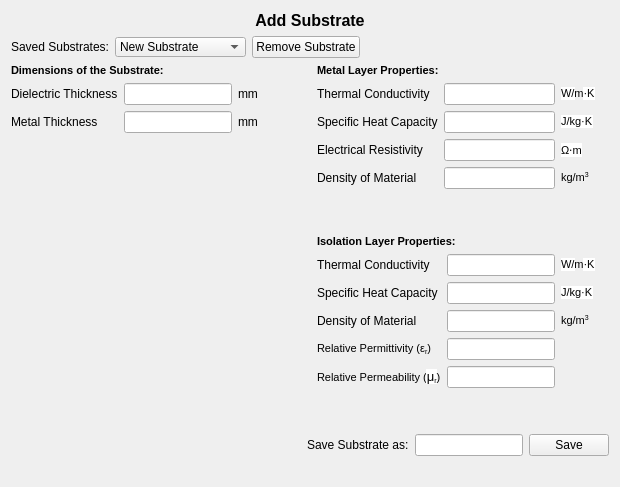
  <widget class="QWizardPage" name="wizardPage6">
   <layout class="QGridLayout" name="gridLayout_6">
    <item row="0" column="0">
     <layout class="QVBoxLayout" name="verticalLayout_6">
      <item>
       <widget class="QLabel" name="SubstrateHeader">
        <property name="text">
         <string>&lt;!DOCTYPE HTML PUBLIC &quot;-//W3C//DTD HTML 4.0//EN&quot; &quot;http://www.w3.org/TR/REC-html40/strict.dtd&quot;&gt;
&lt;html&gt;&lt;head&gt;&lt;meta name=&quot;qrichtext&quot; content=&quot;1&quot; /&gt;&lt;style type=&quot;text/css&quot;&gt;
p, li { white-space: pre-wrap; }
&lt;/style&gt;&lt;/head&gt;&lt;body style=&quot; font-family:'MS Shell Dlg 2'; font-size:8.25pt; font-weight:400; font-style:normal;&quot;&gt;
&lt;p align=&quot;center&quot; style=&quot; margin-top:0px; margin-bottom:0px; margin-left:0px; margin-right:0px; -qt-block-indent:0; text-indent:0px;&quot;&gt;&lt;span style=&quot; font-size:12pt; font-weight:600;&quot;&gt;Add Substrate&lt;/span&gt;&lt;/p&gt;&lt;/body&gt;&lt;/html&gt;</string>
        </property>
       </widget>
      </item>
      <item>
       <layout class="QHBoxLayout" name="horizontalLayout_6">
        <item>
         <widget class="QLabel" name="SubstrateListLabel">
          <property name="sizePolicy">
           <sizepolicy hsizetype="Fixed" vsizetype="Fixed">
            <horstretch>0</horstretch>
            <verstretch>0</verstretch>
           </sizepolicy>
          </property>
          <property name="text">
           <string>Saved Substrates:</string>
          </property>
         </widget>
        </item>
        <item>
         <widget class="QComboBox" name="SubstrateList">
          <property name="sizePolicy">
           <sizepolicy hsizetype="Fixed" vsizetype="Fixed">
            <horstretch>0</horstretch>
            <verstretch>0</verstretch>
           </sizepolicy>
          </property>
          <property name="minimumSize">
           <size>
            <width>131</width>
            <height>20</height>
           </size>
          </property>
          <property name="maximumSize">
           <size>
            <width>131</width>
            <height>20</height>
           </size>
          </property>
          <item>
           <property name="text">
            <string>New Substrate</string>
           </property>
          </item>
         </widget>
        </item>
        <item>
         <widget class="QPushButton" name="RemoveSubstrate">
          <property name="sizePolicy">
           <sizepolicy hsizetype="Fixed" vsizetype="Fixed">
            <horstretch>0</horstretch>
            <verstretch>0</verstretch>
           </sizepolicy>
          </property>
          <property name="text">
           <string>Remove Substrate</string>
          </property>
         </widget>
        </item>
        <item>
         <spacer name="horizontalSpacer_6111">
          <property name="orientation">
           <enum>Qt::Horizontal</enum>
          </property>
          <property name="sizeHint" stdset="0">
           <size>
            <width>198</width>
            <height>20</height>
           </size>
          </property>
         </spacer>
        </item>
       </layout>
      </item>
     </layout>
    </item>
    <item row="1" column="0">
     <layout class="QGridLayout" name="gridLayout_62">
      <item row="0" column="0">
       <layout class="QVBoxLayout" name="verticalLayout_624">
        <item>
         <widget class="QLabel" name="DimensionSubLabel">
          <property name="text">
           <string>&lt;!DOCTYPE HTML PUBLIC &quot;-//W3C//DTD HTML 4.0//EN&quot; &quot;http://www.w3.org/TR/REC-html40/strict.dtd&quot;&gt;
&lt;html&gt;&lt;head&gt;&lt;meta name=&quot;qrichtext&quot; content=&quot;1&quot; /&gt;&lt;style type=&quot;text/css&quot;&gt;
p, li { white-space: pre-wrap; }
&lt;/style&gt;&lt;/head&gt;&lt;body style=&quot; font-family:'MS Shell Dlg 2'; font-size:8.25pt; font-weight:400; font-style:normal;&quot;&gt;
&lt;p style=&quot; margin-top:0px; margin-bottom:0px; margin-left:0px; margin-right:0px; -qt-block-indent:0; text-indent:0px;&quot;&gt;&lt;span style=&quot; font-size:8pt; font-weight:600;&quot;&gt;Dimensions of the Substrate:&lt;/span&gt;&lt;/p&gt;&lt;/body&gt;&lt;/html&gt;</string>
          </property>
         </widget>
        </item>
        <item>
         <layout class="QGridLayout" name="gridLayout_6241">
          <item row="0" column="0">
           <widget class="QLabel" name="SubDieThicknessLabel">
            <property name="text">
             <string>Dielectric Thickness</string>
            </property>
           </widget>
          </item>
          <item row="1" column="0">
           <widget class="QLabel" name="SubMetalThicknessLabel">
            <property name="text">
             <string>Metal Thickness</string>
            </property>
           </widget>
          </item>
          <item row="0" column="2">
           <widget class="QLabel" name="label_62411">
            <property name="text">
             <string>mm</string>
            </property>
           </widget>
          </item>
          <item row="1" column="2">
           <widget class="QLabel" name="label_62412">
            <property name="text">
             <string>mm</string>
            </property>
           </widget>
          </item>
          <item row="0" column="1">
           <widget class="QLineEdit" name="SubDieThicknessInput"/>
          </item>
          <item row="1" column="1">
           <widget class="QLineEdit" name="SubMetalThicknessInput"/>
          </item>
          <item row="0" column="3">
           <widget class="QLabel" name="ErrSubDieThicknessLabel">
            <property name="text">
             <string/>
            </property>
           </widget>
          </item>
          <item row="1" column="3">
           <widget class="QLabel" name="ErrSubMetalThicknessLabel">
            <property name="text">
             <string/>
            </property>
           </widget>
          </item>
         </layout>
        </item>
        <item>
         <spacer name="verticalSpacer_6242">
          <property name="orientation">
           <enum>Qt::Vertical</enum>
          </property>
          <property name="sizeHint" stdset="0">
           <size>
            <width>20</width>
            <height>40</height>
           </size>
          </property>
         </spacer>
        </item>
       </layout>
      </item>
      <item row="0" column="1">
       <spacer name="horizontalSpacer_625">
        <property name="orientation">
         <enum>Qt::Horizontal</enum>
        </property>
        <property name="sizeHint" stdset="0">
         <size>
          <width>40</width>
          <height>20</height>
         </size>
        </property>
       </spacer>
      </item>
      <item row="0" column="2">
       <layout class="QVBoxLayout" name="verticalLayout_622">
        <item>
         <widget class="QLabel" name="MetalSubPropLabel">
          <property name="text">
           <string>&lt;!DOCTYPE HTML PUBLIC &quot;-//W3C//DTD HTML 4.0//EN&quot; &quot;http://www.w3.org/TR/REC-html40/strict.dtd&quot;&gt;
&lt;html&gt;&lt;head&gt;&lt;meta name=&quot;qrichtext&quot; content=&quot;1&quot; /&gt;&lt;style type=&quot;text/css&quot;&gt;
p, li { white-space: pre-wrap; }
&lt;/style&gt;&lt;/head&gt;&lt;body style=&quot; font-family:'MS Shell Dlg 2'; font-size:8.25pt; font-weight:400; font-style:normal;&quot;&gt;
&lt;p style=&quot; margin-top:0px; margin-bottom:0px; margin-left:0px; margin-right:0px; -qt-block-indent:0; text-indent:0px;&quot;&gt;&lt;span style=&quot; font-size:8pt; font-weight:600;&quot;&gt;Metal Layer Properties:&lt;/span&gt;&lt;/p&gt;&lt;/body&gt;&lt;/html&gt;</string>
          </property>
         </widget>
        </item>
        <item>
         <layout class="QGridLayout" name="gridLayout_6221">
          <item row="0" column="0">
           <widget class="QLabel" name="SubMetalThermalCondLabel">
            <property name="text">
             <string>Thermal Conductivity</string>
            </property>
           </widget>
          </item>
          <item row="1" column="0">
           <widget class="QLabel" name="SubMetalSpHeatLabel">
            <property name="text">
             <string>Specific Heat Capacity</string>
            </property>
           </widget>
          </item>
          <item row="2" column="0">
           <widget class="QLabel" name="SubMetalRhoLabel">
            <property name="text">
             <string>Electrical Resistivity</string>
            </property>
           </widget>
          </item>
          <item row="0" column="2">
           <widget class="QLabel" name="label_62211">
            <property name="text">
             <string>&lt;!DOCTYPE HTML PUBLIC &quot;-//W3C//DTD HTML 4.0//EN&quot; &quot;http://www.w3.org/TR/REC-html40/strict.dtd&quot;&gt;
&lt;html&gt;&lt;head&gt;&lt;meta name=&quot;qrichtext&quot; content=&quot;1&quot; /&gt;&lt;style type=&quot;text/css&quot;&gt;
p, li { white-space: pre-wrap; }
&lt;/style&gt;&lt;/head&gt;&lt;body style=&quot; font-family:'MS Shell Dlg 2'; font-size:8.25pt; font-weight:400; font-style:normal;&quot;&gt;
&lt;p style=&quot; margin-top:0px; margin-bottom:0px; margin-left:0px; margin-right:0px; -qt-block-indent:0; text-indent:0px;&quot;&gt;&lt;span style=&quot; font-family:'Arial,sans-serif'; font-size:8pt; background-color:#ffffff;&quot;&gt;W/&lt;/span&gt;&lt;span style=&quot; font-size:8pt;&quot;&gt;m&lt;/span&gt;&lt;span style=&quot; font-family:'Arial,sans-serif'; font-size:8pt; color:#000000; background-color:#ffffff;&quot;&gt;·&lt;/span&gt;&lt;span style=&quot; font-family:'Arial,sans-serif'; font-size:8pt; background-color:#ffffff;&quot;&gt;K&lt;/span&gt;&lt;/p&gt;&lt;/body&gt;&lt;/html&gt;</string>
            </property>
           </widget>
          </item>
          <item row="1" column="2">
           <widget class="QLabel" name="label_62212">
            <property name="text">
             <string>&lt;!DOCTYPE HTML PUBLIC &quot;-//W3C//DTD HTML 4.0//EN&quot; &quot;http://www.w3.org/TR/REC-html40/strict.dtd&quot;&gt;
&lt;html&gt;&lt;head&gt;&lt;meta name=&quot;qrichtext&quot; content=&quot;1&quot; /&gt;&lt;style type=&quot;text/css&quot;&gt;
p, li { white-space: pre-wrap; }
&lt;/style&gt;&lt;/head&gt;&lt;body style=&quot; font-family:'MS Shell Dlg 2'; font-size:8.25pt; font-weight:400; font-style:normal;&quot;&gt;
&lt;p style=&quot; margin-top:0px; margin-bottom:0px; margin-left:0px; margin-right:0px; -qt-block-indent:0; text-indent:0px;&quot;&gt;&lt;span style=&quot; font-family:'sans-serif'; font-size:8pt; color:#000000; background-color:#ffffff;&quot;&gt;J/kg·K&lt;/span&gt;&lt;/p&gt;&lt;/body&gt;&lt;/html&gt;</string>
            </property>
           </widget>
          </item>
          <item row="2" column="2">
           <widget class="QLabel" name="label_62213">
            <property name="text">
             <string>&lt;!DOCTYPE HTML PUBLIC &quot;-//W3C//DTD HTML 4.0//EN&quot; &quot;http://www.w3.org/TR/REC-html40/strict.dtd&quot;&gt;
&lt;html&gt;&lt;head&gt;&lt;meta name=&quot;qrichtext&quot; content=&quot;1&quot; /&gt;&lt;style type=&quot;text/css&quot;&gt;
p, li { white-space: pre-wrap; }
&lt;/style&gt;&lt;/head&gt;&lt;body style=&quot; font-family:'MS Shell Dlg 2'; font-size:8.25pt; font-weight:400; font-style:normal;&quot;&gt;
&lt;p style=&quot; margin-top:0px; margin-bottom:0px; margin-left:0px; margin-right:0px; -qt-block-indent:0; text-indent:0px;&quot;&gt;&lt;span style=&quot; font-family:'sans-serif'; font-size:8pt; color:#000000; background-color:#ffffff;&quot;&gt;Ω⋅m&lt;/span&gt;&lt;/p&gt;&lt;/body&gt;&lt;/html&gt;</string>
            </property>
           </widget>
          </item>
          <item row="0" column="1">
           <widget class="QLineEdit" name="SubMetalThermalCondInput"/>
          </item>
          <item row="1" column="1">
           <widget class="QLineEdit" name="SubMetalSpHeatInput"/>
          </item>
          <item row="2" column="1">
           <widget class="QLineEdit" name="SubMetalRhoInput"/>
          </item>
          <item row="3" column="0">
           <widget class="QLabel" name="SubMetalDensityLabel">
            <property name="text">
             <string>Density of Material</string>
            </property>
           </widget>
          </item>
          <item row="3" column="1">
           <widget class="QLineEdit" name="SubMetalDensityInput"/>
          </item>
          <item row="3" column="2">
           <widget class="QLabel" name="label_62214">
            <property name="text">
             <string>&lt;!DOCTYPE HTML PUBLIC &quot;-//W3C//DTD HTML 4.0//EN&quot; &quot;http://www.w3.org/TR/REC-html40/strict.dtd&quot;&gt;
&lt;html&gt;&lt;head&gt;&lt;meta name=&quot;qrichtext&quot; content=&quot;1&quot; /&gt;&lt;style type=&quot;text/css&quot;&gt;
p, li { white-space: pre-wrap; }
&lt;/style&gt;&lt;/head&gt;&lt;body style=&quot; font-family:'MS Shell Dlg 2'; font-size:8.25pt; font-weight:400; font-style:normal;&quot;&gt;
&lt;p style=&quot; margin-top:0px; margin-bottom:0px; margin-left:0px; margin-right:0px; -qt-block-indent:0; text-indent:0px;&quot;&gt;&lt;span style=&quot; font-size:8pt;&quot;&gt;kg/m&lt;/span&gt;&lt;span style=&quot; font-size:8pt; vertical-align:super;&quot;&gt;3&lt;/span&gt;&lt;/p&gt;&lt;/body&gt;&lt;/html&gt;</string>
            </property>
           </widget>
          </item>
          <item row="0" column="3">
           <widget class="QLabel" name="ErrSubMetalThermalCondLabel">
            <property name="text">
             <string/>
            </property>
           </widget>
          </item>
          <item row="1" column="3">
           <widget class="QLabel" name="ErrSubMetalSpHeatLabel">
            <property name="text">
             <string/>
            </property>
           </widget>
          </item>
          <item row="2" column="3">
           <widget class="QLabel" name="ErrSubMetalRhoLabel">
            <property name="text">
             <string/>
            </property>
           </widget>
          </item>
          <item row="3" column="3">
           <widget class="QLabel" name="ErrSubMetalDensityLabel">
            <property name="text">
             <string/>
            </property>
           </widget>
          </item>
         </layout>
        </item>
        <item>
         <spacer name="verticalSpacer_14">
          <property name="orientation">
           <enum>Qt::Vertical</enum>
          </property>
          <property name="sizeHint" stdset="0">
           <size>
            <width>20</width>
            <height>40</height>
           </size>
          </property>
         </spacer>
        </item>
       </layout>
      </item>
      <item row="1" column="0">
       <layout class="QVBoxLayout" name="verticalLayout_621">
        <item>
         <widget class="QLabel" name="SubstrateImage">
          <property name="text">
           <string>&lt;!DOCTYPE HTML PUBLIC &quot;-//W3C//DTD HTML 4.0//EN&quot; &quot;http://www.w3.org/TR/REC-html40/strict.dtd&quot;&gt;
&lt;html&gt;&lt;head&gt;&lt;meta name=&quot;qrichtext&quot; content=&quot;1&quot; /&gt;&lt;style type=&quot;text/css&quot;&gt;
p, li { white-space: pre-wrap; }
&lt;/style&gt;&lt;/head&gt;&lt;body style=&quot; font-family:'MS Shell Dlg 2'; font-size:8.25pt; font-weight:400; font-style:normal;&quot;&gt;
&lt;p style=&quot; margin-top:0px; margin-bottom:0px; margin-left:0px; margin-right:0px; -qt-block-indent:0; text-indent:0px;&quot;&gt;&lt;img src=&quot;:/images/images/substrate.png&quot; /&gt;&lt;/p&gt;&lt;/body&gt;&lt;/html&gt;</string>
          </property>
         </widget>
        </item>
        <item>
         <spacer name="verticalSpacer_6211">
          <property name="orientation">
           <enum>Qt::Vertical</enum>
          </property>
          <property name="sizeHint" stdset="0">
           <size>
            <width>20</width>
            <height>40</height>
           </size>
          </property>
         </spacer>
        </item>
       </layout>
      </item>
      <item row="1" column="1">
       <spacer name="horizontalSpacer_626">
        <property name="orientation">
         <enum>Qt::Horizontal</enum>
        </property>
        <property name="sizeHint" stdset="0">
         <size>
          <width>40</width>
          <height>20</height>
         </size>
        </property>
       </spacer>
      </item>
      <item row="1" column="2">
       <layout class="QVBoxLayout" name="verticalLayout_623">
        <item>
         <widget class="QLabel" name="IsolateionSubPropLabel">
          <property name="text">
           <string>&lt;!DOCTYPE HTML PUBLIC &quot;-//W3C//DTD HTML 4.0//EN&quot; &quot;http://www.w3.org/TR/REC-html40/strict.dtd&quot;&gt;
&lt;html&gt;&lt;head&gt;&lt;meta name=&quot;qrichtext&quot; content=&quot;1&quot; /&gt;&lt;style type=&quot;text/css&quot;&gt;
p, li { white-space: pre-wrap; }
&lt;/style&gt;&lt;/head&gt;&lt;body style=&quot; font-family:'MS Shell Dlg 2'; font-size:8.25pt; font-weight:400; font-style:normal;&quot;&gt;
&lt;p style=&quot; margin-top:0px; margin-bottom:0px; margin-left:0px; margin-right:0px; -qt-block-indent:0; text-indent:0px;&quot;&gt;&lt;span style=&quot; font-size:8pt; font-weight:600;&quot;&gt;Isolation Layer Properties:&lt;/span&gt;&lt;/p&gt;&lt;/body&gt;&lt;/html&gt;</string>
          </property>
         </widget>
        </item>
        <item>
         <layout class="QGridLayout" name="gridLayout_6231">
          <item row="0" column="0">
           <widget class="QLabel" name="SubIsolationThermalCondLabel">
            <property name="text">
             <string>Thermal Conductivity</string>
            </property>
           </widget>
          </item>
          <item row="1" column="0">
           <widget class="QLabel" name="SubIsolationSpHeatLabel">
            <property name="text">
             <string>Specific Heat Capacity</string>
            </property>
           </widget>
          </item>
          <item row="3" column="0">
           <widget class="QLabel" name="SubIsolationEpsilonLabel">
            <property name="text">
             <string>&lt;!DOCTYPE HTML PUBLIC &quot;-//W3C//DTD HTML 4.0//EN&quot; &quot;http://www.w3.org/TR/REC-html40/strict.dtd&quot;&gt;
&lt;html&gt;&lt;head&gt;&lt;meta name=&quot;qrichtext&quot; content=&quot;1&quot; /&gt;&lt;style type=&quot;text/css&quot;&gt;
p, li { white-space: pre-wrap; }
&lt;/style&gt;&lt;/head&gt;&lt;body style=&quot; font-family:'MS Shell Dlg 2'; font-size:8.25pt; font-weight:400; font-style:normal;&quot;&gt;
&lt;p style=&quot; margin-top:0px; margin-bottom:0px; margin-left:0px; margin-right:0px; -qt-block-indent:0; text-indent:0px;&quot;&gt;&lt;span style=&quot; font-size:8pt;&quot;&gt;Relative Permittivity (&lt;/span&gt;ε&lt;span style=&quot; vertical-align:sub;&quot;&gt;r&lt;/span&gt;&lt;span style=&quot; font-size:8pt;&quot;&gt;)&lt;/span&gt;&lt;/p&gt;&lt;/body&gt;&lt;/html&gt;</string>
            </property>
           </widget>
          </item>
          <item row="4" column="0">
           <widget class="QLabel" name="SubIsolationMuLabel">
            <property name="text">
             <string>&lt;!DOCTYPE HTML PUBLIC &quot;-//W3C//DTD HTML 4.0//EN&quot; &quot;http://www.w3.org/TR/REC-html40/strict.dtd&quot;&gt;
&lt;html&gt;&lt;head&gt;&lt;meta name=&quot;qrichtext&quot; content=&quot;1&quot; /&gt;&lt;style type=&quot;text/css&quot;&gt;
p, li { white-space: pre-wrap; }
&lt;/style&gt;&lt;/head&gt;&lt;body style=&quot; font-family:'MS Shell Dlg 2'; font-size:8.25pt; font-weight:400; font-style:normal;&quot;&gt;
&lt;p style=&quot; margin-top:0px; margin-bottom:0px; margin-left:0px; margin-right:0px; -qt-block-indent:0; text-indent:0px;&quot;&gt;&lt;span style=&quot; font-size:8pt;&quot;&gt;Relative Permeability (&lt;/span&gt;&lt;span style=&quot; font-family:'Arial,sans-serif'; font-size:10pt; color:#000000; background-color:#ffffff;&quot;&gt;μ&lt;/span&gt;&lt;span style=&quot; font-family:'Arial,sans-serif'; color:#000000; background-color:#ffffff; vertical-align:sub;&quot;&gt;r&lt;/span&gt;&lt;span style=&quot; font-size:8pt;&quot;&gt;)&lt;/span&gt;&lt;/p&gt;&lt;/body&gt;&lt;/html&gt;</string>
            </property>
           </widget>
          </item>
          <item row="0" column="2">
           <widget class="QLabel" name="label_62311">
            <property name="text">
             <string>&lt;!DOCTYPE HTML PUBLIC &quot;-//W3C//DTD HTML 4.0//EN&quot; &quot;http://www.w3.org/TR/REC-html40/strict.dtd&quot;&gt;
&lt;html&gt;&lt;head&gt;&lt;meta name=&quot;qrichtext&quot; content=&quot;1&quot; /&gt;&lt;style type=&quot;text/css&quot;&gt;
p, li { white-space: pre-wrap; }
&lt;/style&gt;&lt;/head&gt;&lt;body style=&quot; font-family:'MS Shell Dlg 2'; font-size:8.25pt; font-weight:400; font-style:normal;&quot;&gt;
&lt;p style=&quot; margin-top:0px; margin-bottom:0px; margin-left:0px; margin-right:0px; -qt-block-indent:0; text-indent:0px;&quot;&gt;&lt;span style=&quot; font-family:'Arial,sans-serif'; font-size:8pt; background-color:#ffffff;&quot;&gt;W/&lt;/span&gt;&lt;span style=&quot; font-size:8pt;&quot;&gt;m&lt;/span&gt;&lt;span style=&quot; font-family:'Arial,sans-serif'; font-size:8pt; color:#000000; background-color:#ffffff;&quot;&gt;·&lt;/span&gt;&lt;span style=&quot; font-family:'Arial,sans-serif'; font-size:8pt; background-color:#ffffff;&quot;&gt;K&lt;/span&gt;&lt;/p&gt;&lt;/body&gt;&lt;/html&gt;</string>
            </property>
           </widget>
          </item>
          <item row="1" column="2">
           <widget class="QLabel" name="label_62312">
            <property name="text">
             <string>&lt;!DOCTYPE HTML PUBLIC &quot;-//W3C//DTD HTML 4.0//EN&quot; &quot;http://www.w3.org/TR/REC-html40/strict.dtd&quot;&gt;
&lt;html&gt;&lt;head&gt;&lt;meta name=&quot;qrichtext&quot; content=&quot;1&quot; /&gt;&lt;style type=&quot;text/css&quot;&gt;
p, li { white-space: pre-wrap; }
&lt;/style&gt;&lt;/head&gt;&lt;body style=&quot; font-family:'MS Shell Dlg 2'; font-size:8.25pt; font-weight:400; font-style:normal;&quot;&gt;
&lt;p style=&quot; margin-top:0px; margin-bottom:0px; margin-left:0px; margin-right:0px; -qt-block-indent:0; text-indent:0px;&quot;&gt;&lt;span style=&quot; font-family:'sans-serif'; font-size:8pt; color:#000000; background-color:#ffffff;&quot;&gt;J/kg·K&lt;/span&gt;&lt;/p&gt;&lt;/body&gt;&lt;/html&gt;</string>
            </property>
           </widget>
          </item>
          <item row="0" column="1">
           <widget class="QLineEdit" name="SubIsolationThermalCondInput"/>
          </item>
          <item row="3" column="1">
           <widget class="QLineEdit" name="SubIsolationEpsilonInput"/>
          </item>
          <item row="1" column="1">
           <widget class="QLineEdit" name="SubIsolationSpHeatInput"/>
          </item>
          <item row="4" column="1">
           <widget class="QLineEdit" name="SubIsolationMuInput"/>
          </item>
          <item row="2" column="0">
           <widget class="QLabel" name="SubIsolationDensityLabel">
            <property name="text">
             <string>Density of Material</string>
            </property>
           </widget>
          </item>
          <item row="2" column="2">
           <widget class="QLabel" name="label_62313">
            <property name="text">
             <string>&lt;!DOCTYPE HTML PUBLIC &quot;-//W3C//DTD HTML 4.0//EN&quot; &quot;http://www.w3.org/TR/REC-html40/strict.dtd&quot;&gt;
&lt;html&gt;&lt;head&gt;&lt;meta name=&quot;qrichtext&quot; content=&quot;1&quot; /&gt;&lt;style type=&quot;text/css&quot;&gt;
p, li { white-space: pre-wrap; }
&lt;/style&gt;&lt;/head&gt;&lt;body style=&quot; font-family:'MS Shell Dlg 2'; font-size:8.25pt; font-weight:400; font-style:normal;&quot;&gt;
&lt;p style=&quot; margin-top:0px; margin-bottom:0px; margin-left:0px; margin-right:0px; -qt-block-indent:0; text-indent:0px;&quot;&gt;&lt;span style=&quot; font-size:8pt;&quot;&gt;kg/m&lt;/span&gt;&lt;span style=&quot; font-size:8pt; vertical-align:super;&quot;&gt;3&lt;/span&gt;&lt;/p&gt;&lt;/body&gt;&lt;/html&gt;</string>
            </property>
           </widget>
          </item>
          <item row="2" column="1">
           <widget class="QLineEdit" name="SubIsolationDensityInput"/>
          </item>
          <item row="0" column="3">
           <widget class="QLabel" name="ErrSubIsolationThermalCondLabel">
            <property name="text">
             <string/>
            </property>
           </widget>
          </item>
          <item row="1" column="3">
           <widget class="QLabel" name="ErrSubIsolationSpHeatLabel">
            <property name="text">
             <string/>
            </property>
           </widget>
          </item>
          <item row="2" column="3">
           <widget class="QLabel" name="ErrSubIsolationDensityLabel">
            <property name="text">
             <string/>
            </property>
           </widget>
          </item>
          <item row="3" column="3">
           <widget class="QLabel" name="ErrSubIsolationEpsilonLabel">
            <property name="text">
             <string/>
            </property>
           </widget>
          </item>
          <item row="4" column="3">
           <widget class="QLabel" name="ErrSubIsolationMuLabel">
            <property name="text">
             <string/>
            </property>
           </widget>
          </item>
         </layout>
        </item>
        <item>
         <spacer name="verticalSpacer_6232">
          <property name="orientation">
           <enum>Qt::Vertical</enum>
          </property>
          <property name="sizeHint" stdset="0">
           <size>
            <width>20</width>
            <height>40</height>
           </size>
          </property>
         </spacer>
        </item>
       </layout>
      </item>
     </layout>
    </item>
    <item row="2" column="0">
     <layout class="QHBoxLayout" name="horizontalLayout_24">
      <item>
       <spacer name="horizontalSpacer_632">
        <property name="orientation">
         <enum>Qt::Horizontal</enum>
        </property>
        <property name="sizeHint" stdset="0">
         <size>
          <width>238</width>
          <height>20</height>
         </size>
        </property>
       </spacer>
      </item>
      <item>
       <widget class="QLabel" name="SaveSubstrateLabel">
        <property name="sizePolicy">
         <sizepolicy hsizetype="Fixed" vsizetype="Fixed">
          <horstretch>0</horstretch>
          <verstretch>0</verstretch>
         </sizepolicy>
        </property>
        <property name="text">
         <string>Save Substrate as:</string>
        </property>
       </widget>
      </item>
      <item>
       <widget class="QLineEdit" name="SubstrateNameInput">
        <property name="sizePolicy">
         <sizepolicy hsizetype="Fixed" vsizetype="Fixed">
          <horstretch>0</horstretch>
          <verstretch>0</verstretch>
         </sizepolicy>
        </property>
       </widget>
      </item>
      <item>
       <widget class="QPushButton" name="SaveSubstrate">
        <property name="sizePolicy">
         <sizepolicy hsizetype="Fixed" vsizetype="Fixed">
          <horstretch>0</horstretch>
          <verstretch>0</verstretch>
         </sizepolicy>
        </property>
        <property name="text">
         <string>Save</string>
        </property>
       </widget>
      </item>
     </layout>
    </item>
    <item row="3" column="0">
     <widget class="QLabel" name="ErrSubstrateNameLabel">
      <property name="text">
       <string/>
      </property>
     </widget>
    </item>
   </layout>
  </widget>
